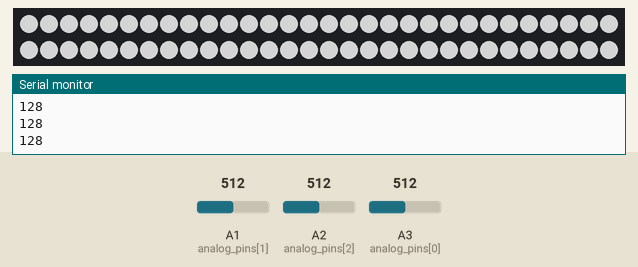
The sketch below on a simulated Arduino Uno, built with avr-gcc and run on an emulated ATmega328P. Shown: 60 RGB LEDs in strip order, left to right, continuing on the next row, the last lines printed to the serial monitor. Inputs (shaded band) come from the test bench; at power-on: A1 (analog_pins[1]) = 512, A2 (analog_pins[2]) = 512, A3 (analog_pins[0]) = 512. Dim RGB values are drawn brighter than linear.

Above: at 1.2 s.
1.3 s: A1 (analog_pins[1]) set to 716
2.8 s: A2 (analog_pins[2]) set to 306
At 3.9 s:
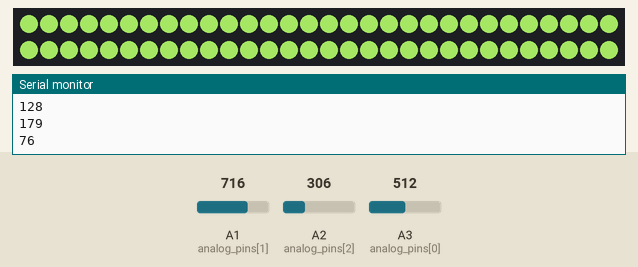
4.3 s: A3 (analog_pins[0]) set to 900
At 4.8 s:
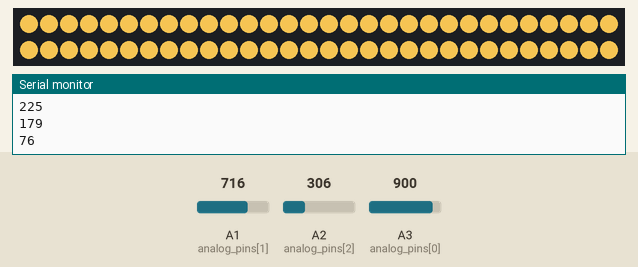
5.8 s: A3 (analog_pins[0]) set to 1023
7.4 s: A1 (analog_pins[1]) set to 511
At 7.8 s:
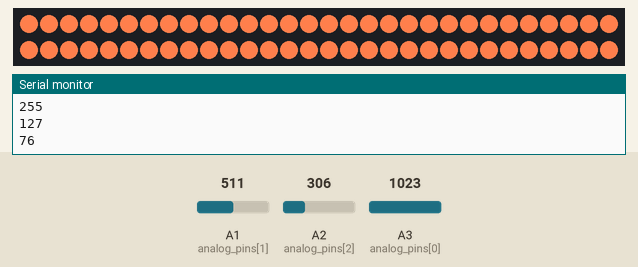
8.9 s: A2 (analog_pins[2]) set to 716
At 9.9 s:
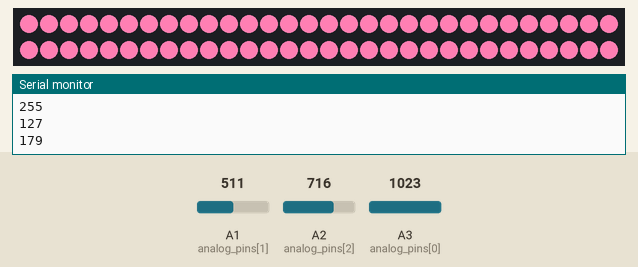
Timing chart, 0 to 11.4 s (numbered marks = the images above; inputs shaded):
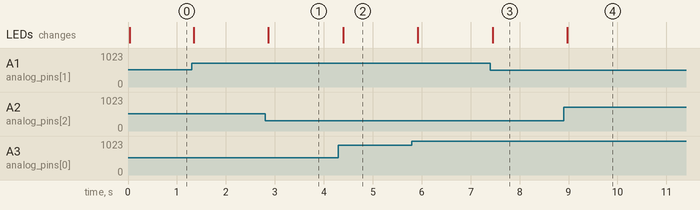

Measured:
- after the input at 2.8 s, the LEDs: change after 0.07 s (image 1)
- after the input at 4.3 s, the LEDs: change after 0.10 s (image 2)
- after the input at 7.4 s, the LEDs: change after 0.05 s (image 3)
- after the input at 8.9 s, the LEDs: change after 0.08 s (image 4)

The sketch:

NEON_DEMON.ino
```cpp
/*
D2 - split button
D3 - split color button
D4 - led data

A0 - red pot
A1 - green pot
A2 - blue pot

Connect pots to 5V pin of Arduino board!

*/


#include <Adafruit_NeoPixel.h>
#define PIN 13 // data pin
#define NUMPIXELS 60 // number of leds#include <Adafruit_NeoPixel.h>


int split_button = 3;
//int split_color_button = 3;
int split_state = LOW;
int split_color_state = LOW;
int flag = 0;
int stat = 0;
int rgb[3];
int analog_pins[3] = {A3, A1, A2};
int r1;
int g1;
int b1;
int r2;
int g2;
int b2;
uint32_t color_1;
uint32_t color_2;
Adafruit_NeoPixel pixels = Adafruit_NeoPixel(NUMPIXELS, PIN, NEO_GRB + NEO_KHZ800);


void setup() {
  Serial.begin(9600);
  //pinMode(13, OUTPUT);
  pinMode(split_button, INPUT);
  pixels.begin();
}


void readValues() {
  for (int i=0; i<3; i++) {
    rgb[i] = analogRead(analog_pins[i]) / 4;
    rgb[i] = (rgb[i] <= 4) ? 0 : rgb[i];
    delay(10);
  }
}


void loop() {
  readValues();
  Serial.println(rgb[0]);
  Serial.println(rgb[1]);
  Serial.println(rgb[2]);
  for(int i=0; i<NUMPIXELS; i++){
    color_1 = pixels.Color(rgb[0], rgb[1], rgb[2]);
    pixels.fill(color_1);
    pixels.show();
  }
}
```
